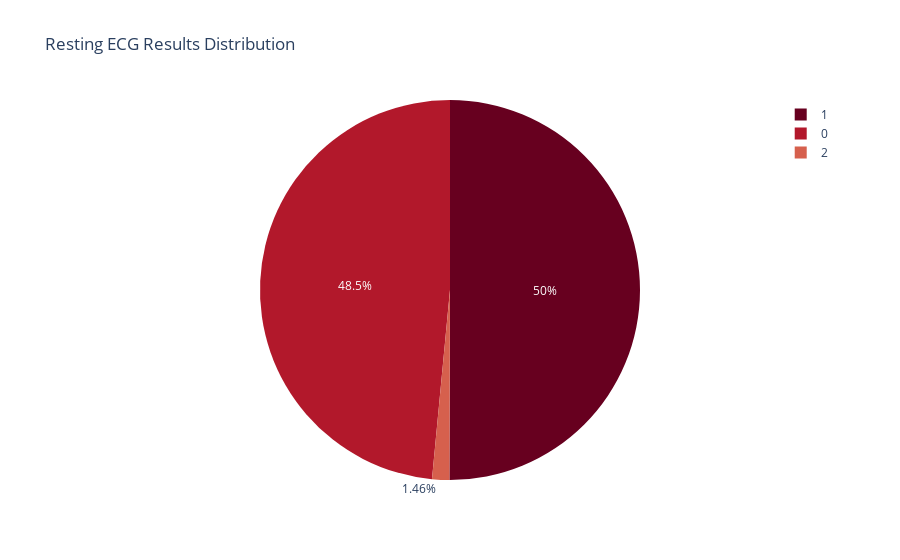

Here is the notebook cell this chart was saved with:
### Code cell
px.pie(df,'restecg', title='Resting ECG Results Distribution',color_discrete_sequence=px.colors.sequential.RdBu)

### Figure 1 — Plotly figure (JSON) as saved in the notebook; plotly's stock layout.template omitted (floating-point values rounded to 4 significant figures; data arrays with more than 128 entries replaced by an {"elided": "..."} marker saying what was removed)
{"data": [{"domain": {"x": [0, 1], "y": [0, 1]}, "hovertemplate": "restecg=%{label}<extra></extra>", "labels": {"elided": "1025 int values"}, "legendgroup": "", "name": "", "showlegend": true, "type": "pie"}], "layout": {"legend": {"tracegroupgap": 0}, "piecolorway": ["rgb(103,0,31)", "rgb(178,24,43)", "rgb(214,96,77)", "rgb(244,165,130)", "rgb(253,219,199)", "rgb(247,247,247)", "rgb(209,229,240)", "rgb(146,197,222)", "rgb(67,147,195)", "rgb(33,102,172)", "rgb(5,48,97)"], "title": {"text": "Resting ECG Results Distribution"}}}
